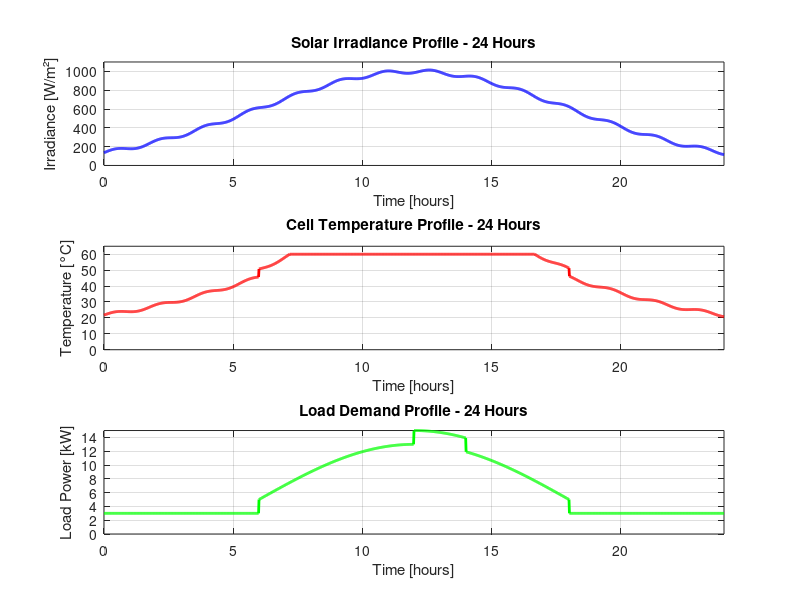

Reproduce this figure in MATLAB.
%  ========================================================================
%  DIGITAL TWIN: CREATE SAMPLE 24-HOUR PROFILES
%  ========================================================================
%  Author: Denys Telipskyi
%  Date: 2026-07-14
%  
%  Purpose: Function to generate sample 24-hour profiles
%  ========================================================================

function init_24h_profiles()
    
    fprintf('Generating 24-hour solar irradiance profile...\n');
    
    % Time vector: 0 to 86400 seconds (24 hours), 1-minute resolution
    t = (0:60:86400)';
    
    % Solar irradiance: Gaussian bell curve peaking at noon (12:00)
    % G(t) = G_max * exp(-(t-t_peak)²/σ²)
    t_hours = t / 3600;  % Convert to hours
    t_peak = 12;  % Peak at noon
    G_max = 1000;  % W/m²
    sigma = 6;  % Spread (hours)
    
    G_profile = G_max * exp(-((t_hours - t_peak).^2) / (2 * sigma^2));
    G_profile(G_profile < 5) = 0;  % No generation at night (< 5 W/m²)
    
    % Add slight variations (clouds)
    G_profile = G_profile + 20 * sin(t/1000);
    G_profile(G_profile < 0) = 0;
    
    fprintf('✓ Solar profile: 0-%.0f W/m² (peak at noon)\n', max(G_profile));
    
    % Cell temperature: Ambient + rise due to irradiance
    % T_cell ≈ T_amb + 0.05 * G (rough model)
    fprintf('\nGenerating 24-hour temperature profile...\n');
    
    % Ambient temperature: cool at night, warm during day
    T_amb = 20 + 10 * sin((t_hours - 6) * pi / 12);  % Min 10°C at 6:00, max 30°C at 18:00
    T_amb(t_hours < 6 | t_hours > 18) = 15;  % Night temperature
    
    % Cell temperature rises with irradiance
    T_profile = T_amb + 0.05 * G_profile;
    T_profile(T_profile > 60) = 60;  % Cap at 60°C
    
    fprintf('✓ Temperature profile: %.0f-%.0f°C\n', min(T_profile), max(T_profile));
    
    % Load demand: typical daily pattern
    fprintf('\nGenerating 24-hour load profile...\n');
    
    % Low at night, peak in morning and evening
    Load_profile = 5000 + 8000 * sin((t_hours - 6) * pi / 12);  % 5-13 kW
    Load_profile(t_hours < 6 | t_hours > 18) = 3000;  % Night load (lighting, etc)
    Load_profile(t_hours >= 12 & t_hours <= 14) = Load_profile(t_hours >= 12 & t_hours <= 14) + 2000;  % Lunch peak
    Load_profile(Load_profile < 0) = 0;
    
    fprintf('✓ Load profile: 0-%.0f W\n', max(Load_profile));
    
    % Create time vector for Simulink
    time_vector = [t, ones(length(t), 1)];  % Time with ones for From Workspace
    
    % Save to workspace variables
    assignin('base', 'G_profile', [time_vector(:, 1), G_profile]);
    assignin('base', 'T_profile', [time_vector(:, 1), T_profile]);
    assignin('base', 'Load_profile', [time_vector(:, 1), Load_profile]);
    assignin('base', 't_sim', t);
    
    % Also save to MAT file for reference
    data_dir = fileparts(fileparts(fileparts(mfilename('fullpath'))));
    matfile = fullfile(data_dir, 'data', 'profiles_24h.mat');
    if ~exist(fullfile(data_dir, 'data'), 'dir')
        mkdir(fullfile(data_dir, 'data'));
    end
    
    save(matfile, 'G_profile', 'T_profile', 'Load_profile', 't');
    fprintf('\n✓ Profiles saved to: %s\n', matfile);
    
    % Plot profiles for visualization
    fprintf('\nPlotting profiles...\n');
    
    figure('Name', 'PV Station 24-Hour Profiles', 'NumberTitle', 'off');
    
    % Solar irradiance
    subplot(3, 1, 1);
    plot(t_hours, G_profile, 'b-', 'LineWidth', 2);
    grid on; xlabel('Time [hours]'); ylabel('Irradiance [W/m²]');
    title('Solar Irradiance Profile - 24 Hours');
    axis([0 24 0 1100]);
    
    % Temperature
    subplot(3, 1, 2);
    plot(t_hours, T_profile, 'r-', 'LineWidth', 2);
    grid on; xlabel('Time [hours]'); ylabel('Temperature [°C]');
    title('Cell Temperature Profile - 24 Hours');
    axis([0 24 0 65]);
    
    % Load
    subplot(3, 1, 3);
    plot(t_hours, Load_profile/1000, 'g-', 'LineWidth', 2);
    grid on; xlabel('Time [hours]'); ylabel('Load Power [kW]');
    title('Load Demand Profile - 24 Hours');
    axis([0 24 0 15]);

    % Also save to FIG file for reference
    savefig(fullfile(data_dir, 'data', 'profiles_24h.fig'));
    fprintf('✓ Profile plots saved\n');
    
end
